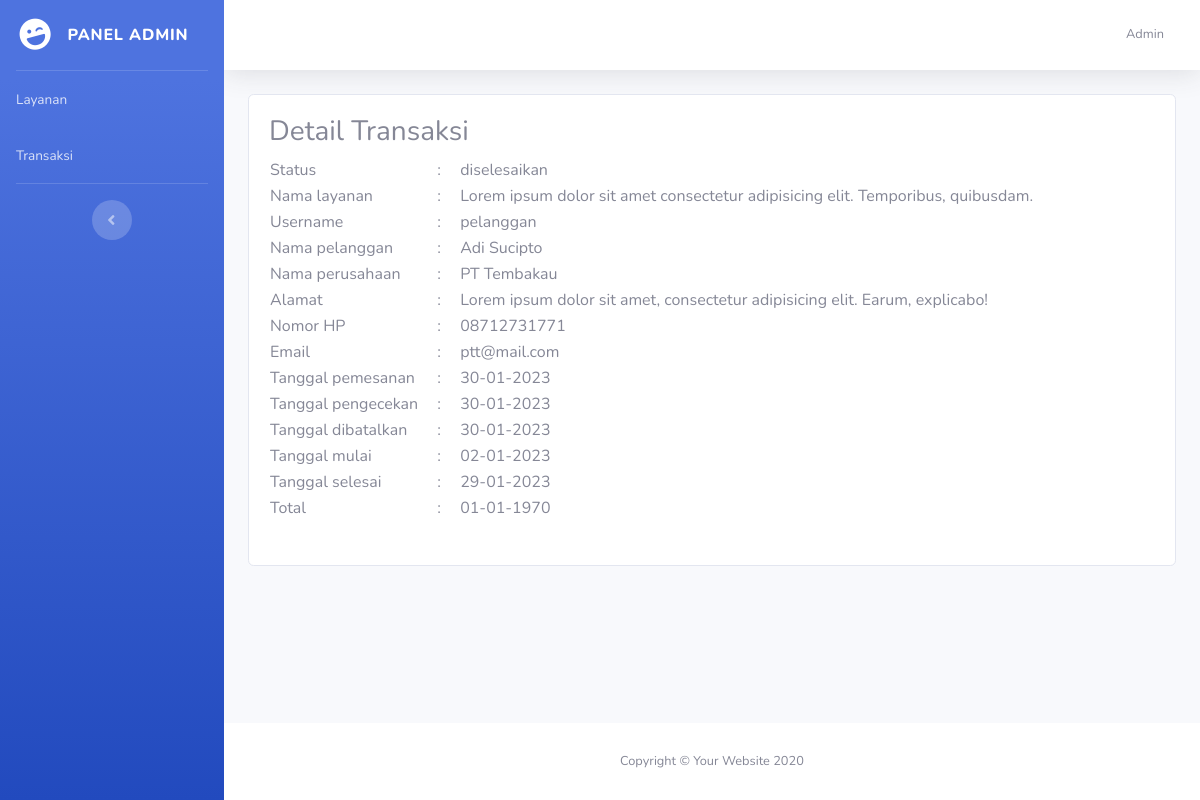
Screenshot of /admin/transaksi/transaksi_detail.php?id=3 with the database file from the repository.
### tables this page shows
CREATE TABLE `pemesanan` (
  `id` int(11) NOT NULL,
  `id_layanan` int(11) NOT NULL,
  `id_pelanggan` int(11) NOT NULL,
  `status` enum('pemesanan','pengecekan','dibatalkan','diselesaikan') NOT NULL DEFAULT 'pemesanan',
  `tgl_pemesanan` date DEFAULT NULL,
  `tgl_pengecekan` date DEFAULT NULL,
  `tgl_dibatalkan` date DEFAULT NULL,
  `tgl_mulai` date DEFAULT NULL,
  `tgl_selesai` date DEFAULT NULL,
  `total` int(11) DEFAULT NULL
);

CREATE TABLE `layanan` (
  `id` int(11) NOT NULL,
  `nama` varchar(255) NOT NULL,
  `deskripsi` text NOT NULL,
  `harga_awal` int(11) NOT NULL,
  `harga_akhir` int(11) NOT NULL
);

CREATE TABLE `pelanggan` (
  `id` int(11) NOT NULL,
  `username` varchar(255) NOT NULL,
  `password` varchar(255) NOT NULL,
  `nama` varchar(255) NOT NULL,
  `nama_perusahaan` varchar(255) NOT NULL,
  `alamat` text NOT NULL,
  `no_hp` varchar(15) NOT NULL,
  `email` varchar(255) NOT NULL
);

### config/db.php (called while the page is built, shortened)
<?php
$conn = mysqli_connect('localhost', 'root', '', 'cms');
function run($sql)
{
  global $conn;
  return mysqli_query($conn, $sql);
}

### admin/transaksi/transaksi_detail.php (the view, shortened to what this page needs)
<?php require_once '../../config/db.php'; ?>
<?php require_once '../layouts/header.php'; ?>
<?php
$id = $_GET['id'];
$data = mysqli_fetch_assoc(run("SELECT *, layanan.nama AS nama_layanan, pelanggan.nama AS nama_pelanggan, pemesanan.id AS id_pemesanan FROM pemesanan JOIN layanan ON layanan.id = pemesanan.id_layanan JOIN pelanggan ON pelanggan.id = pemesanan.id_pelanggan WHERE pemesanan.id = $id"));
function dateY($tgl) {
  if(!is_null($tgl)) return date('d-m-Y', strtotime($tgl));
  else return '-';
}
?>
<div class="card">
  <div class="card-body">
    <h3>Detail Transaksi</h3>
    <table>
      <tr>
        <td>Status</td>
        <td>:</td>
        <td><?= $data['status'] ?></td>
      </tr>
      <tr>
        <td>Nama layanan</td>
        <td>:</td>
        <td><?= $data['nama_layanan'] ?></td>
      </tr>
      <tr>
        <td>Username</td>
        <td>:</td>
        <td><?= $data['username'] ?></td>
      </tr>
      <tr>
        <td>Nama pelanggan</td>
        <td>:</td>
        <td><?= $data['nama_pelanggan'] ?></td>
      </tr>
      <tr>
        <td>Nama perusahaan</td>
        <td>:</td>
        <td><?= $data['nama_perusahaan'] ?></td>
      </tr>
      <tr>
        <td>Alamat</td>
        <td>:</td>
        <td><?= $data['alamat'] ?></td>
      </tr>
      <tr>
        <td>Nomor HP</td>
        <td>:</td>
        <td><?= $data['no_hp'] ?></td>
      </tr>
      <tr>
        <td>Email</td>
        <td>:</td>
        <td><?= $data['email'] ?></td>
      </tr>
      <tr>
        <td>Tanggal pemesanan</td>
        <td>:</td>
        <td><?= dateY($data['tgl_pemesanan']) ?></td>
      </tr>
      <tr>
        <td>Tanggal pengecekan</td>
        <td>:</td>
        <td><?= dateY($data['tgl_pengecekan']) ?></td>
      </tr>
      <tr>
        <td>Tanggal dibatalkan</td>
        <td>:</td>
        <td><?= dateY($data['tgl_dibatalkan']) ?></td>
      </tr>
      <tr>
        <td>Tanggal mulai</td>
        <td>:</td>
        <td><?= dateY($data['tgl_mulai']) ?></td>
      </tr>
      <tr>
        <td>Tanggal selesai</td>
        <td>:</td>
        <td><?= dateY($data['tgl_selesai']) ?></td>
      </tr>
      <tr>
        <td>Total</td>
        <td>:</td>
        <td><?= dateY($data['total']) ?></td>
      </tr>
    </table>
  </div>
</div>
<?php require_once '../layouts/footer.php'; ?>

### admin/transaksi/transaksi_detail.php (style rules this page uses)
table tr td:nth-child(2) { width: 40px; text-align: center; }

### rows the page displays
pemesanan: status "diselesaikan", id_layanan.nama "Lorem ipsum dolor sit amet consectetur adipisicing elit. Temporibus, quibusdam.", id_pelanggan.username "pelanggan", id_pelanggan.nama "Adi Sucipto", id_pelanggan.nama_perusahaan "PT Tembakau", id_pelanggan.alamat "Lorem ipsum dolor sit amet, consectetur adipisicing elit. Earum, explicabo!", id_pelanggan.no_hp "08712731771", id_pelanggan.email "ptt@mail.com", tgl_pemesanan "30-01-2023", tgl_pengecekan "30-01-2023", tgl_dibatalkan "30-01-2023", tgl_mulai "02-01-2023", tgl_selesai "29-01-2023", total "01-01-1970"
